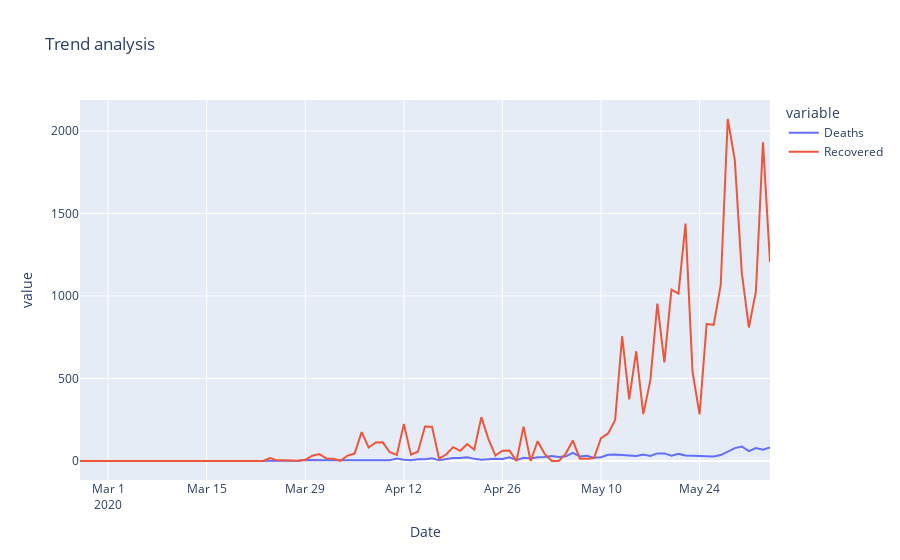

Write notebook code for a chart like this one.
### Markdown cell above
#### Multiple Trend Lines in Plotly

### Code cell
fig = px.line(datewise_add, x=datewise_add.index, y=[datewise_add['Deaths'],datewise_add['Recovered']], title="Trend analysis") 
fig.show()
